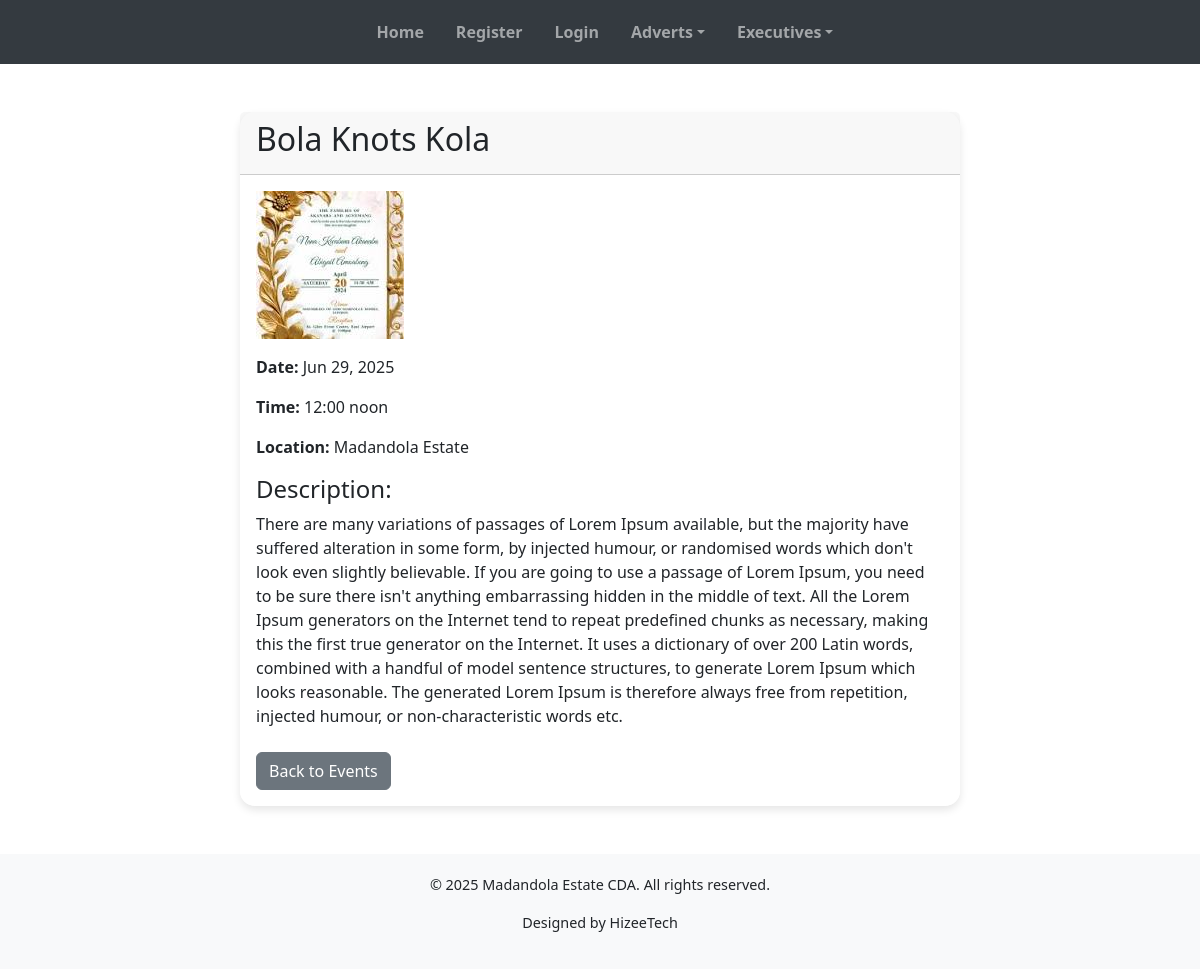
Page /events/1/ on the earlier database version.
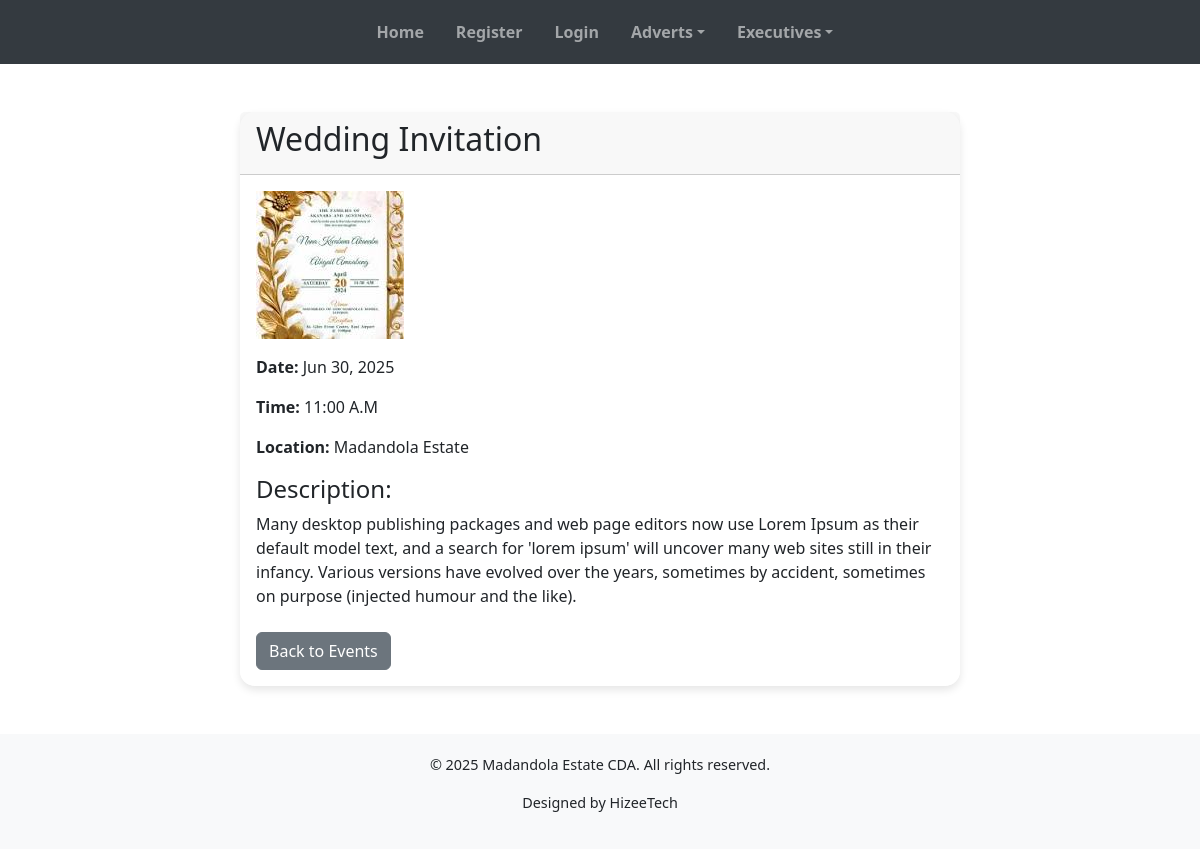
Same page on the later database version.
### cda_app/models.py (models this page shows, shortened)
class Event(models.Model):
    title = models.CharField(max_length=200)
    date = models.DateField()
    time = models.CharField(max_length=50, blank=True, null=True)
    location = models.CharField(max_length=200)
    description = models.TextField()
    image = models.ImageField(upload_to='event_images/', blank=True, null=True)

### cda_app/views.py (the view)
# urls.py: path('events/<int:event_id>/', views.event_detail, name='event_detail'),
def event_detail(request, event_id):
    event = get_object_or_404(Event, pk=event_id)
    return render(request, 'event_detail.html', {'event': event})

### cda_app/context_processors.py (called while the page is built)
def committees(request):
    return {'committees': Committee.objects.all()}

def admin_counts(request):
    if request.user.is_authenticated and request.user.is_staff:
        return {
            'pending_users_count': User.objects.filter(is_active=False).count(),
            'pending_adverts_count': AdvertItem.objects.filter(is_approved=False).count(),
            'total_users_count': User.objects.count(),
        }
    return {}

### templates/event_detail.html
{% extends 'base.html' %} {% block title %}{{ event.title }} - Madandola Estate CDA{% endblock %} {% block content %}
<div class="container">
    <div class="row">
        <div class="col-md-8 offset-md-2">
            <div class="card my-4">
                <div class="card-header">
                    <h2>{{ event.title }}</h2>
                </div>
                <div class="card-body">
                    {% if event.image %}
                    <img src="{{ event.image.url }}" class="img-fluid mb-3" alt="{{ event.title }}"> {% endif %}
                    <p><strong>Date:</strong> {{ event.date|date:"M d, Y" }}</p>
                    {% if event.time %}
                    <p><strong>Time:</strong> {{ event.time }}</p>
                    {% endif %}
                    <p><strong>Location:</strong> {{ event.location }}</p>
                    <div class="mt-3">
                        <h4>Description:</h4>
                        <p>{{ event.description }}</p>
                    </div>
                    <div class="mt-4">
                        <a href="{% url 'events' %}" class="btn btn-secondary">Back to Events</a>
                    </div>
                </div>
            </div>
        </div>
    </div>
</div>
{% endblock %}

Differences in the rows shown:
changed Event "Madandola Estate": title "Bola Knots Kola" → "Wedding Invitation"; date "Jun 29, 2025" → "Jun 30, 2025"; time "12:00 noon" → "11:00 A.M"; description "There are many variations of passages of Lorem Ipsum available, but the majority have suffered alteration in some form, by injected humour, or randomised words which don't look even slightly believable. If you are going to use a passage of Lorem Ipsum, you need to be sure there isn't anything embarrassing hidden in the middle of text. All the Lorem Ipsum generators on the Internet tend to repeat predefined chunks as necessary, making this the first true generator on the Internet. It uses a dictionary of over 200 Latin words, combined with a handful of model sentence structures, to generate Lorem Ipsum which looks reasonable. The generated Lorem Ipsum is therefore always free from…" → "Many desktop publishing packages and web page editors now use Lorem Ipsum as their default model text, and a search for 'lorem ipsum' will uncover many web sites still in their infancy. Various versions have evolved over the years, sometimes by accident, sometimes on purpose (injected humour and the like)."
